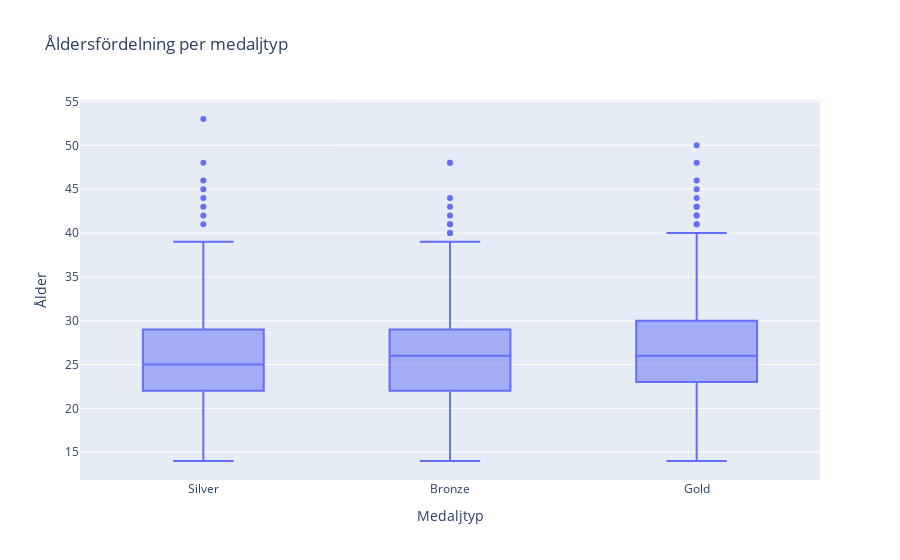

The cell this chart's notebook holds for it:
### Code cell
age_medals = hungary[hungary["Age"].notnull() & hungary["Medal"].notnull()]


fig = px.box(
    age_medals,
    x="Medal",
    y="Age",
    title="Åldersfördelning per medaljtyp",
    labels={"Medal": "Medaljtyp", "Age": "Ålder"},
)

fig.show()

### Figure 1 — Plotly figure (JSON) as saved in the notebook; plotly's stock layout.template omitted (floating-point values rounded to 4 significant figures; data arrays with more than 128 entries replaced by an {"elided": "..."} marker saying what was removed)
{"data": [{"alignmentgroup": "True", "hovertemplate": "Medaljtyp=%{x}<br>Ålder=%{y}<extra></extra>", "legendgroup": "", "marker": {"color": "#636efa"}, "name": "", "notched": false, "offsetgroup": "", "orientation": "v", "showlegend": false, "type": "box", "x": {"elided": "1134 str values"}, "x0": " ", "xaxis": "x", "y": {"elided": "1134 int values"}, "y0": " ", "yaxis": "y"}], "layout": {"boxmode": "group", "legend": {"tracegroupgap": 0}, "title": {"text": "Åldersfördelning per medaljtyp"}, "xaxis": {"anchor": "y", "domain": [0, 1], "title": {"text": "Medaljtyp"}}, "yaxis": {"anchor": "x", "domain": [0, 1], "title": {"text": "Ålder"}}}}
